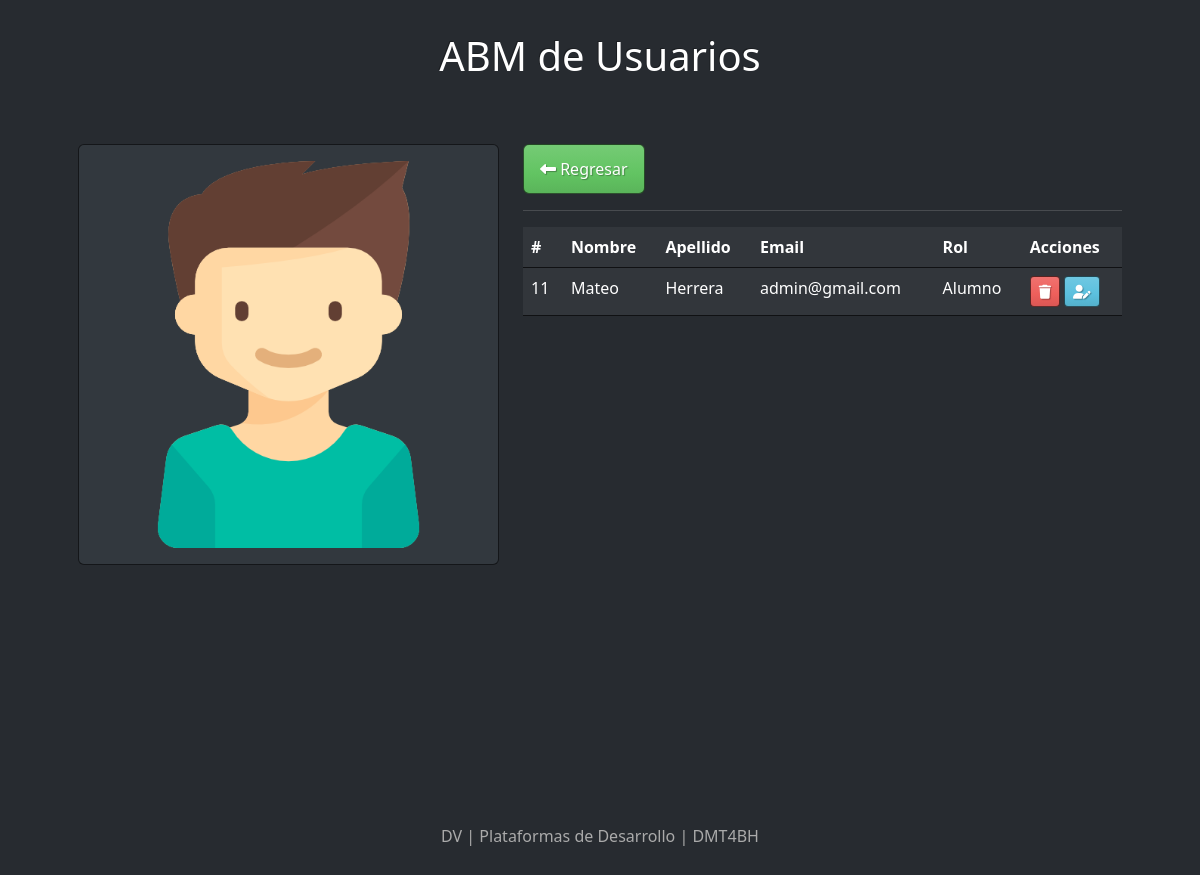
The app's page /detalle.php?id_usuario=11 with its own data.
### tables this page shows
CREATE TABLE `usuarios` (
  `id_usuario` int(11) NOT NULL,
  `nombre` varchar(64) NOT NULL,
  `foto_url` varchar(512) DEFAULT NULL,
  `apellido` varchar(64) NOT NULL,
  `email` varchar(128) NOT NULL,
  `clave` varchar(64) NOT NULL,
  `id_rol` int(11) NOT NULL
);

CREATE TABLE `roles` (
  `id_rol` int(11) NOT NULL,
  `descripcion` varchar(64) NOT NULL
);

### detalle.php (the view, shortened to what this page needs)
<?php
    require_once('acciones/conexion.php');
    if( isset( $_GET['id_usuario'] )  ){
        $id_usuario = $_GET['id_usuario'] ;
        $sql = "SELECT id_usuario, nombre, apellido, email, foto_url,
                        usuarios.id_rol, descripcion AS rol
                FROM usuarios
                INNER JOIN roles ON roles.id_rol = usuarios.id_rol
                WHERE id_usuario = $id_usuario";
        $resultado = mysqli_query($conexion, $sql);
        $arrayUsuario =  mysqli_fetch_assoc($resultado  );
        $nombre = $arrayUsuario['nombre'];
        $apellido = $arrayUsuario['apellido'];
        $email = $arrayUsuario['email'];
        $foto_url = $arrayUsuario['foto_url'];
        $rol = $arrayUsuario['rol'];
    }
?>
<!DOCTYPE html>
<html lang="es">
<head>
    <link rel="stylesheet" href="css/bootstrap.min.css">
    <link rel="stylesheet" href="https://cdnjs.cloudflare.com/ajax/libs/font-awesome/6.4.0/css/all.min.css" />
    <link rel="stylesheet" href="css/style.css">
</head>
<body>
    <header>
        <h1 class="text-white">ABM de Usuarios</h1>
    </header>
    <main class="container">
        <div class="row m-4">
            <div class="col-md-5">
                <div class="card p-3">
                    <img src="<?php echo $foto_url; ?>" alt="<?php echo $nombre; ?>">
                </div>
            </div>
            <div class="col-md-7">
                <a href="index.php" class="btn btn-success"> <i class="fa-solid fa-left-long"></i> Regresar</a>
                <hr>
                <table class="table">
                    <thead>
                        <tr>
                            <th>#</th>
                            <th>Nombre</th>
                            <th>Apellido</th>
                            <th>Email</th>
                            <th>Rol</th>
                            <th>Acciones</th>
                        </tr>
                    </thead>
                    <tbody>
                        <tr>
                            <td><?php echo $id_usuario; ?></td>
                            <td><?php echo $nombre; ?></td>
                            <td><?php echo $apellido; ?></td>
                            <td><?php echo $email; ?></td>
                            <td><?php echo $rol; ?></td>
                            <td>
                                <a href='acciones/usuarioBaja.php?id_usuario=<?php echo $id_usuario; ?>' class='btn btn-danger btn-sm'> <i class='fa-solid fa-trash'></i> </a>
                                <a href='editar.php?id_usuario=<?php echo $id_usuario; ?>' class='btn btn-info btn-sm'> <i class='fa-solid fa-user-pen'></i> </a>
                            </td>
                        </tr>
                    </tbody>
                </table>
            </div>
        </div>
    </main>
    <footer>
        <p> DV | Plataformas de Desarrollo | DMT4BH</p>
    </footer>
</body>
</html>

### css/style.css (style rules this page uses)
header, footer { height: 15vh; display: flex; justify-content: center; align-items: center; }
main { min-height: 80vh; }

### records on screen
usuarios: foto_url (picture), nombre "Mateo", apellido "Herrera", email "admin@gmail.com", id_rol.descripcion "Alumno"

### other values on screen
$id_usuario "11"
